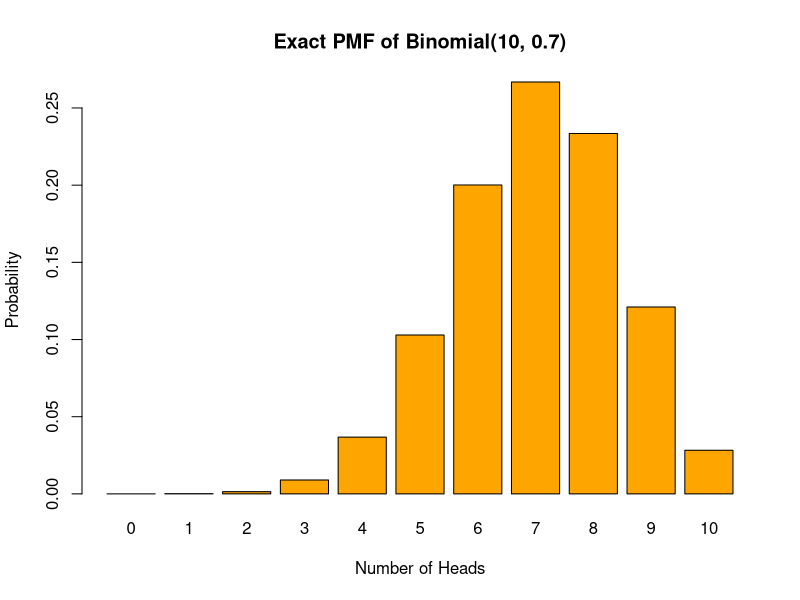
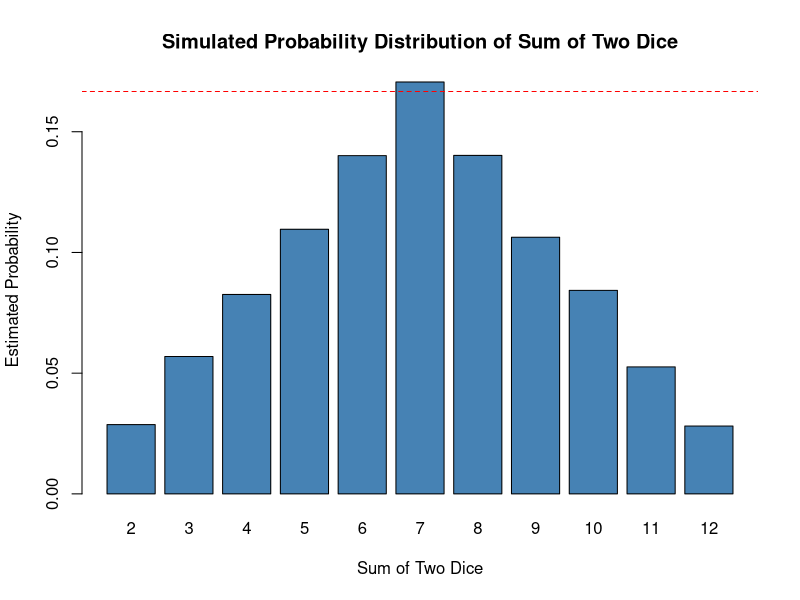
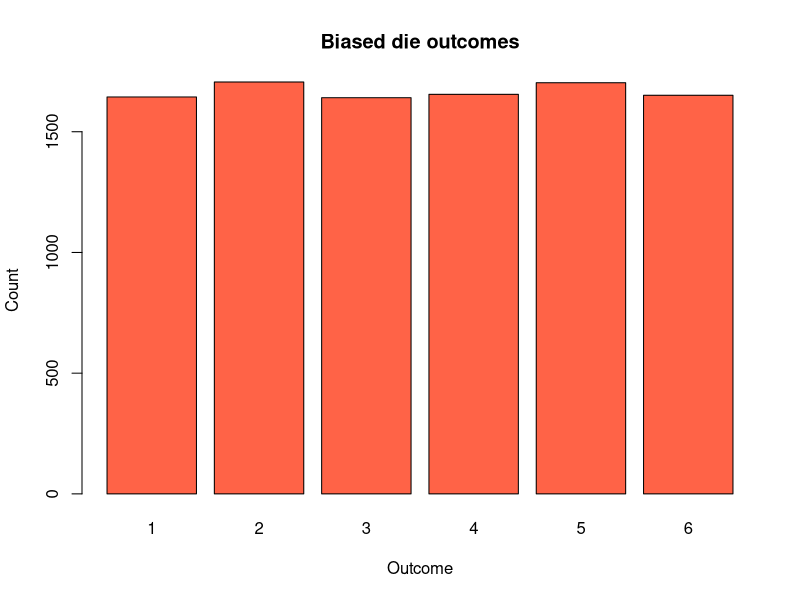
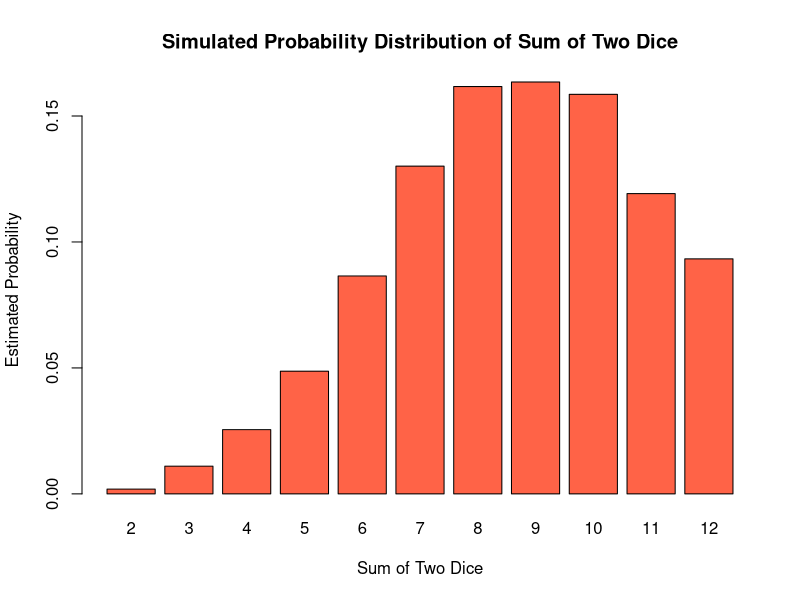
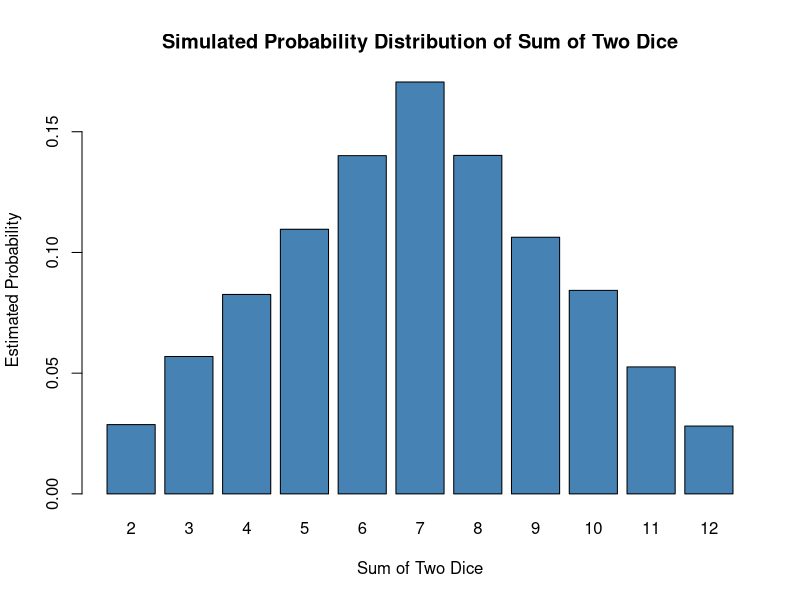

Here is the R script that generated these plots, in order:
## ---- chunk 1
# Simulate 10 coin flips: 1 = Heads, 0 = Tails

# Proportion of Heads in 10 flips

## ---- chunk 2
# Now simulate 1,000 flips

## ---- chunk 3
# 10 Bernoulli trials


# 1000 Bernoulli trials


## ---- chunk 4
# Scenario 1:
sample(c(1, 0), size = 10, replace = TRUE)
sample(c(1, 0), size = 10, replace = TRUE)

# Scenario 2:
set.seed(123)
sample(c(1, 0), size = 10, replace = TRUE)

set.seed(123)
sample(c(1, 0), size = 10, replace = TRUE)
## ---- chunk 5
# Simulate 1000 biased coin flip experiments: 1 = Heads, 0 = Tails
biased_coin <- sample(c(1, 0),
                      size = 1000,
                      replace = TRUE #,
                      # TODO: assigning sampling probability
                      )
mean(biased_coin)
## ---- chunk 6
# Simulate 1000 experiments, each with one coin flip

## ---- chunk 7
# Repeat the flips 10 times in each experiment


# P(X <= 6)


# P(X >= 8)

## ---- chunk 8
# Empirical quantile

## ---- chunk 9
# Empirical PMF
# pmf_emp <- table(sim_biased) / length(sim_biased)

# barplot(pmf_emp,
#         main = "Empirical PMF of Binomial(10, 0.7)",
#         xlab = "Number of Heads",
#         ylab = "Probability",
#         col = "steelblue")
## ---- chunk 10
# Probabilities

## ---- chunk 11
# 95th percentile

## ---- chunk 12
# Values of X (number of successes)
k <- 0:10

# Exact PMF for Binomial(n = 10, p = 0.7)
pmf_exact <- dbinom(k, size = 10, prob = 0.7)

# Plot
barplot(pmf_exact,
        names.arg = k,
        main = "Exact PMF of Binomial(10, 0.7)",
        xlab = "Number of Heads",
        ylab = "Probability",
        col = "orange")
## ---- chunk 13
n_rolls <- 10000   # number of times we roll the pair of dice

die1 <- sample(1:6, size = n_rolls, replace = TRUE)
die2 <- sample(1:6, size = n_rolls, replace = TRUE)

sums <- die1 + die2

# Estimated probability that sum = 7

# Estimated probability that sum = 8

## ---- chunk 14
# Exact probabilities

## ---- chunk 15
# Frequency table of all possible sums
table(sums) / n_rolls
## ---- chunk 16
# Visualize
barplot(table(sums) / n_rolls,
        main = "Simulated Probability Distribution of Sum of Two Dice",
        xlab = "Sum of Two Dice",
        ylab = "Estimated Probability",
        col = "steelblue")

# Add a horizontal line at the exact P(sum=7) = 6/36 for reference
abline(h = 6/36, col = "red", lty = 2)
## ---- chunk 17
prob_die <- c(0.05, 0.10, 0.15, 0.20, 0.20, 0.30)
sum(prob_die)
## ---- chunk 18
biased_rolls <- sample(1:6, 
                       size = 10000,
                       replace = TRUE#,
                       # TODO: assigning sampling probability
                       )
head(biased_rolls)
## ---- chunk 19

## ---- chunk 20

## ---- chunk 21
barplot(table(biased_rolls),
        main = "Biased die outcomes",
        xlab = "Outcome",
        ylab = "Count",
        col = "tomato")
## ---- chunk 22
n_rolls <- 10000   # number of times we roll the pair of dice

die1 <- sample(1:6, size = n_rolls, replace = TRUE, prob = prob_die)
die2 <- sample(1:6, size = n_rolls, replace = TRUE, prob = prob_die)

sums_biased <- die1 + die2

barplot(table(sums_biased) / n_rolls,
        main = "Simulated Probability Distribution of Sum of Two Dice",
        xlab = "Sum of Two Dice",
        ylab = "Estimated Probability",
        col = "tomato")
## ---- chunk 23
barplot(table(sums) / n_rolls,
        main = "Simulated Probability Distribution of Sum of Two Dice",
        xlab = "Sum of Two Dice",
        ylab = "Estimated Probability",
        col = "steelblue")
